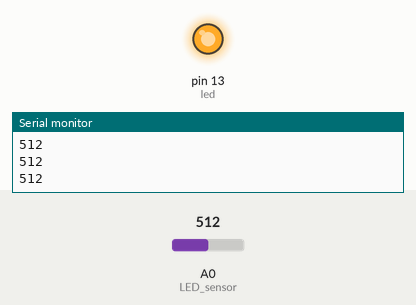
Recording of a sketch running on a simulated Arduino Uno, built with avr-gcc and run on an emulated ATmega328P. On the bench: output pins drawn as LEDs (lit = HIGH), the last lines printed to the serial monitor. Inputs (shaded band) come from the test bench; at power-on: A0 (LED_sensor) = 512.

Above: at 1.2 s.
1.3 s: A0 (LED_sensor) set to 489
At 2.0 s:
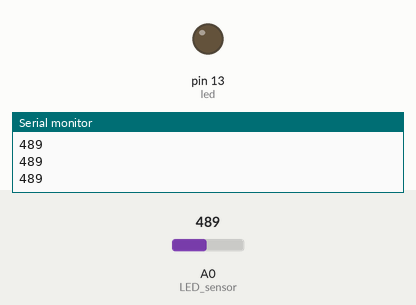
2.8 s: A0 (LED_sensor) set to 510
At 3.3 s:
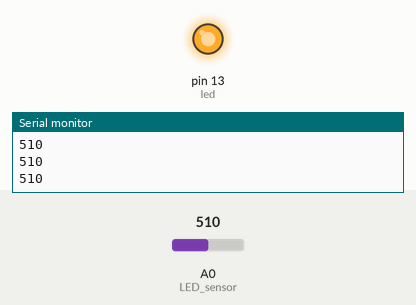
4.3 s: A0 (LED_sensor) set to 490
At 5.6 s:
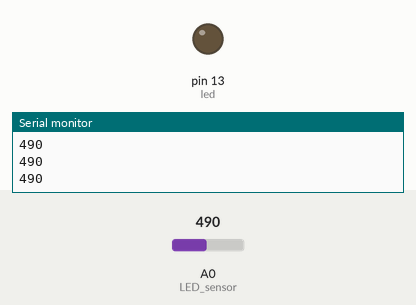
Timing chart, 0 to 7.3 s (numbered marks = the images above; inputs shaded):
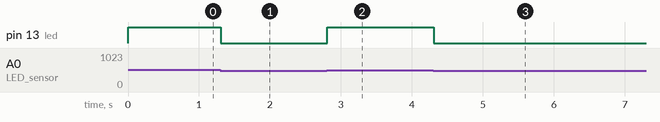

The sketch:

led_with_sensor.ino
```cpp
int LED_sensor = A0;
int led = 13;

void setup() {
  pinMode(LED_sensor, INPUT);
  pinMode(led, OUTPUT);
  Serial.begin(9600);
}

void loop() {
  int sensor_val = analogRead(LED_sensor);
  Serial.println(sensor_val);

  if(sensor_val>=500){
    digitalWrite(led, HIGH);
  }else{
    digitalWrite(led, LOW);
  }
}
```

Measured:
- the behaviour switches between 500 and 499 on A0 (LED_sensor) (found by bisection; images 0 and 1)
- after the input at 1.3 s, pin 13 (led): HIGH → LOW at once
- after the input at 2.8 s, pin 13 (led): LOW → HIGH at once
- after the input at 4.3 s, pin 13 (led): HIGH → LOW at once
